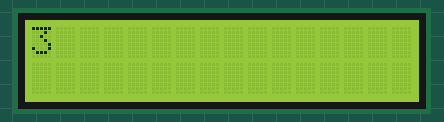
The sketch below on a simulated Arduino Uno, built with avr-gcc and run on an emulated ATmega328P. Shown: 16×2 character LCD.

Above: at 0.1 s.
At 0.6 s:
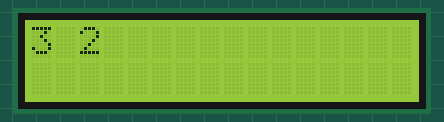
At 1.1 s:
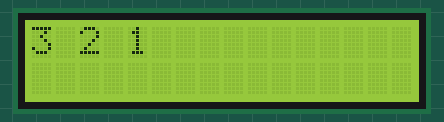
At 1.6 s:
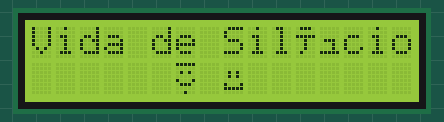

The sketch:

6-primeiro-projeto-com-um-lcd.ino
```cpp
#include <LiquidCrystal.h>     //inclui biblioteca no programa

LiquidCrystal lcd(2,3,4,5,6,7);
 /*Cria objeto lcd da classe LiquidCrystal
RS     2
Enable 3
DB4    4
DB5    5
DB6    6
DB7    7
*/

//Cria um smile
byte smile[8] = {
  B11111,
  B00000,
  B01010,
  B00000,
  B10001,
  B01110,
  B00000,
  B00100,
};

//Cria outro smile
byte smile2[8] = {
  B00000,
  B00000,
  B01010,
  B01010,
  B00000,
  B10001,
  B11111,
  B00000,
};

void setup(){
  lcd.begin(16,2);            //Inicializa display de 2 linhas x 16 colunas
  lcd.createChar(0, smile);   //Cria o smile e o associa ao 0
  lcd.createChar(1, smile2);  //Cria o smile2 e o associa ao 1
  lcd.home();                 //Posiciona cursor no canto superior esquerdo
  lcd.print("3 ");            //Executa uma pequena contagem regressiva
  delay(500);
  lcd.print("2 ");
  delay(500);
  lcd.print("1 ");
  delay(500);
  lcd.clear();                //Limpa a tela do LCD
  lcd.print("Vida de Silício");  //Escreve Vida de Silício
  lcd.setCursor(6,1);         //Posiciona o cursor na posição (6,1)
  lcd.write(byte(0));         //Escreve o smile
  lcd.setCursor(8,1);         //Posiciona o cursor na posição (8,1)
  lcd.write(1);               //Escreve smile2
}

void loop(){

}
```

Measured:
- what the display in image 1 shows lasts 0.5 s, from 0.6 s to 1.1 s
